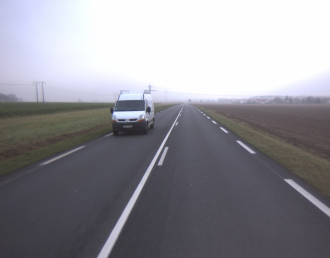
%> input picture images_road/01G.png, 330 x 258 px
$ octave tp1_part2.m   (GNU Octave 9; MATLAB toolbox functions it lacks are replaced by stand-ins)
%> lines starting %> are read from the running program, lines starting %| are printed output that depends on the picture; in (x1, y1, x2, y2) boxes, pixels count from 0 and x2, y2 are one past the last pixel; in counts of white or black regions, pixels touching at a corner belong together; the program's own positions count from 1
clc;
clear;
close all;
%% partie 6 Calcul de disparités
close all;
% Question 1

imaG=imread('01G.png');
%> imaG is the input picture: size 258x330x3 uint8; mean R, G, B 145.4, 144.6, 151.3
imaD=imread('01D.png');
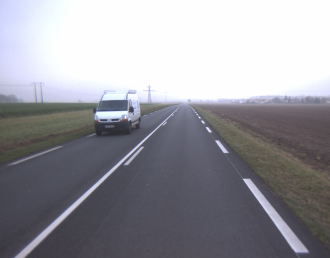
%> input picture images_road/01D.png, 330 x 258 px
%> imaD is the input picture: size 258x330x3 uint8; mean R, G, B 151.5, 151.1, 157.9
[nl,nc,nb]=size(imaG);
%> nl = 258; nc = 330; nb = 3
imaGD = [imaG imaD];
width = 3; %line width
imaGD(110:110+width,:,:)=0; %black line
imaGD(:,9*20:9*20+width,:)=0;
imaGD(:,9*20+nc:9*20+nc+width,:)=0;
figure('Name','géométrie épipolaire 1');
imshow(imaGD)
imaGD = [imaG imaD]; %undo plotted lines
imaGD(11*20:11*20+width,:,:)=0;
imaGD(:,6*20:6*20+width,:)=0;
imaGD(:,6*20+nc:6*20+nc+width,:)=0;
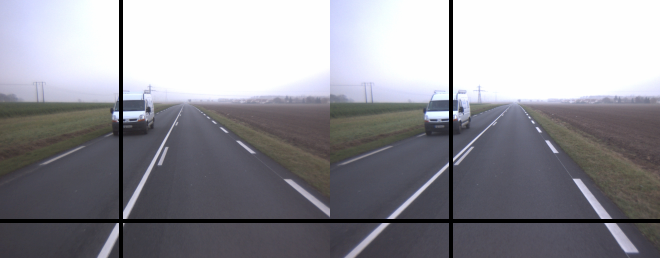
%> imaGD: size 258x660x3 uint8; mean R, G, B 145.4, 144.8, 151.3
figure('Name','géométrie épipolaire 2');
imshow(imaGD)

% Question 2
%First we convert the images to gray scale
imaGgray = rgb2gray(double(imaG)./255);
imaDgray = rgb2gray(double(imaD)./255);
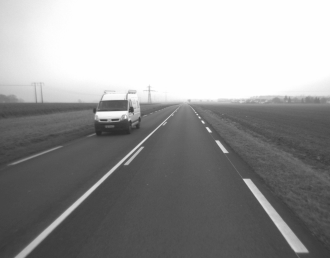
%> imaDgray: size 258x330 double; min 0.171, max 0.998, mean 0.596
%we apply median filter to imaG
imaG_filtred_med = medfilt2(imaGgray,[3 54]);
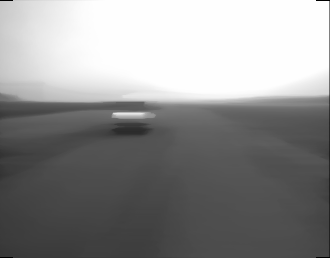
%> imaG_filtred_med: size 258x330 double; min 0, max 0.996, mean 0.563
extractionG_by_med = abs(imaG_filtred_med-imaGgray);
s_marquage = .17;
imaskG = 0*imaG_filtred_med;
%> imaskG: size 258x330 double; every value is 0
imaskG( extractionG_by_med > s_marquage) = 1;
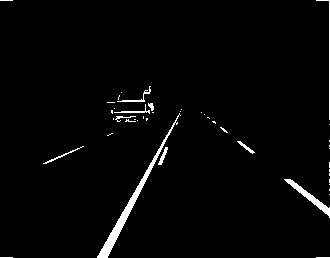
%> imaskG: size 258x330 double; values 0 (black) and 1 (white), 2.2% white; 44 white regions (34 under 20 px), largest, box (x1, y1, x2, y2) and area: (97, 113, 181, 258) 861, (284, 179, 330, 218) 318, (316, 0, 330, 120) 133
figure('Name','MLT G');
imshow(imaskG);
%apply MLT to imaD
imaD_filtred_med = medfilt2(imaDgray,[3 54]);
extractionD_by_med = abs(imaD_filtred_med-imaDgray);
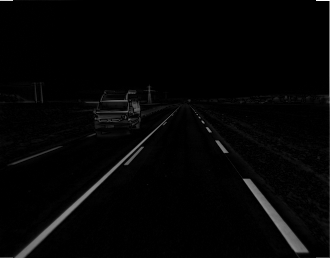
%> extractionD_by_med: size 258x330 double; min 0, max 0.996, mean 0.02
s_marquage = .17;
imaskD = 0*imaD_filtred_med;
imaskD( extractionD_by_med > s_marquage) = 1;
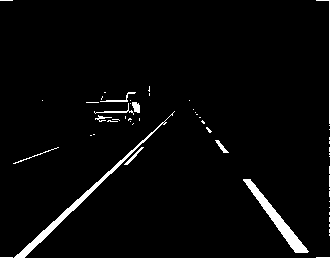
%> imaskD: size 258x330 double; values 0 (black) and 1 (white), 3% white; 55 white regions (45 under 20 px), largest, box (x1, y1, x2, y2) and area: (14, 111, 175, 258) 904, (243, 179, 309, 253) 837, (316, 0, 330, 124) 137
figure('Name','MLT D');
imshow(imaskD);
%find centers
centreG = 0*imaskG;
centreD = 0*imaskG;
for i= 1:nl
%> (the run ends here)
